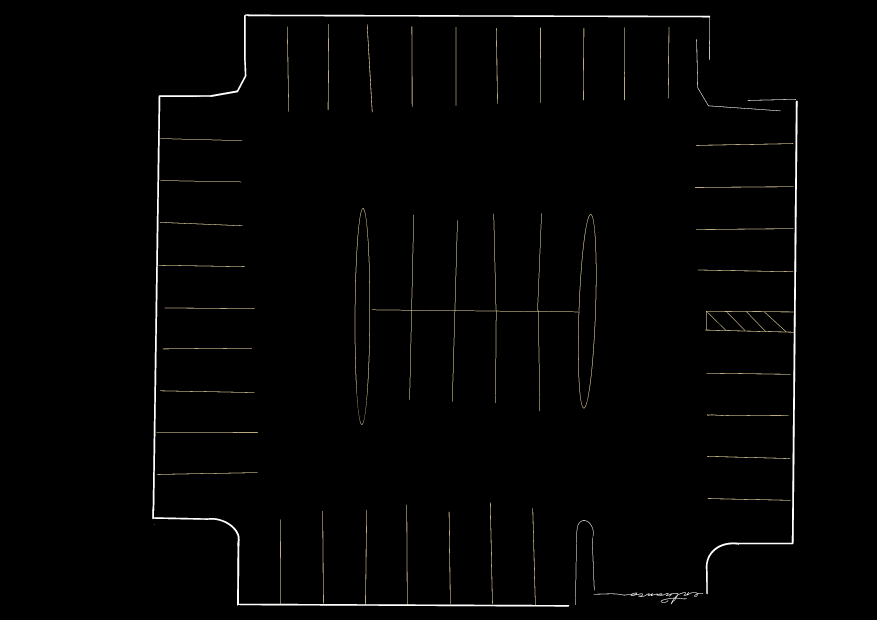
#> input picture IMG_0764.png, 3508 x 2480 px (shown at 1/4 size)
$ python scratch_find_spots2.py
#> lines starting #> are read from the running program, lines starting #| are printed output that depends on the picture; after the words box and inside, x2 and y2 are one past the last pixel; in counts of white or black regions, pixels touching at a corner belong together
import cv2
import numpy as np

img = cv2.imread('IMG_0764.png', 0)
#> img: shape (2480, 3508); min 0, max 255, mean 3

# Dilate to close gaps
kernel = np.ones((5, 5), np.uint8)
closed = cv2.morphologyEx(img, cv2.MORPH_CLOSE, kernel, iterations=3)

contours, hierarchy = cv2.findContours(closed, cv2.RETR_TREE, cv2.CHAIN_APPROX_SIMPLE)
#> contours = 31 contours, 1 with area under 20; largest, box (x1, y1, x2, y2) and area: (1419, 833, 2386, 1699) 85960, (2780, 396, 3191, 2377) 45722, (609, 57, 2841, 2427) 41320, (2313, 866, 2385, 1624) 39306, (1420, 846, 1479, 1686) 39090

spots = []
count = 1
for cnt in contours:
    area = cv2.contourArea(cnt)
    if 20000 < area < 400000:
        epsilon = 0.05 * cv2.arcLength(cnt, True)
        approx = cv2.approxPolyDP(cnt, epsilon, True)

        # We look for rectangles
        if len(approx) >= 4:
            # get bounding rect or minimum area rectangle
            rect = cv2.minAreaRect(cnt)
            box = cv2.boxPoints(rect)
            box = np.int32(box)
            spots.append((f"Space {count}", box.tolist()))
            count += 1
#> this loop made 31 passes
#> (area, epsilon, approx, rect, box, count) on pass 11: (85960.5, 556.5, [[1448, 835], [1446, 1698], [2340, 1629], [2364, 857]], ((1900.2, 1274), (865, 964.5), -88.92), [[2374, 1715], [1409, 1697], [1426, 832], [2390, 850]], 2)
#> (area, epsilon, rect, box, count) on pass 31: (41320.5, 1118.6, ((1722.4, 1239.4), (2386.4, 2202.5), -89.13), [[2805, 2449], [603, 2415], [639, 29], [2841, 63]], 3)
#> after the loop, count = 3; spots = 2 items

print(f"Found {len(spots)} spots.")
#| Found 2 spots.
if spots:
    print("First spot:", spots[0])
#| First spot: ('Space 1', [[2374, 1715], [1409, 1697], [1426, 832], [2390, 850]])

# Draw and save to see if it makes sense
annotated = cv2.cvtColor(img, cv2.COLOR_GRAY2BGR)
for name, box in spots:
    pts = np.array(box, np.int32).reshape((-1, 1, 2))
    cv2.polylines(annotated, [pts], True, (0, 255, 0), 5)
#> this loop made 2 passes
#> (name, pts) on passes 1 to 2: ('Space 1', [[2374, 1715], [1409, 1697], [1426, 832], [2390, 850]]), ('Space 2', [[2805, 2449], [603, 2415], [639, 29], [2841, 63]])
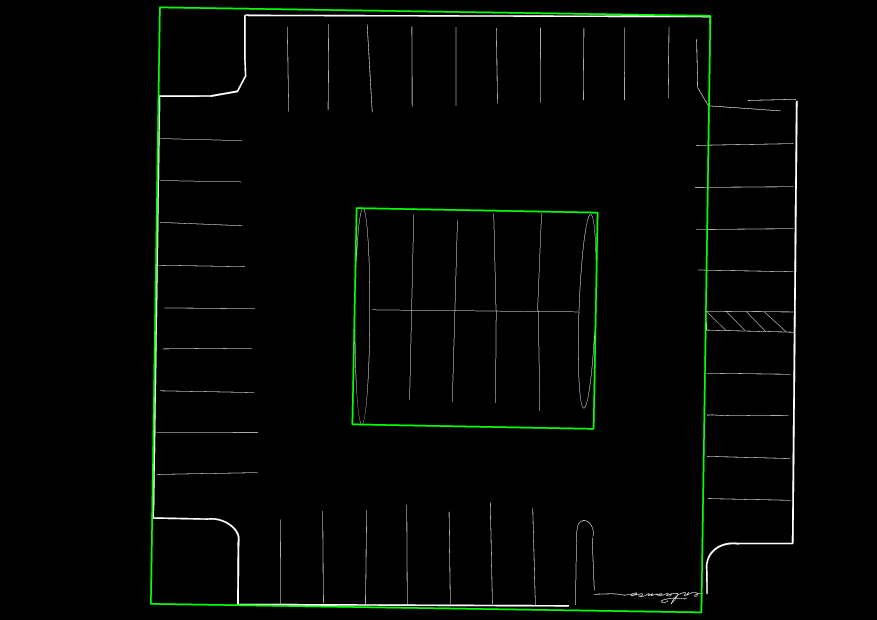
#> annotated: shape (2480, 3508, 3) (shown at 1/4 size); mean B, G, R 2.8, 5.4, 2.8
cv2.imwrite('debug_spots.png', annotated)
